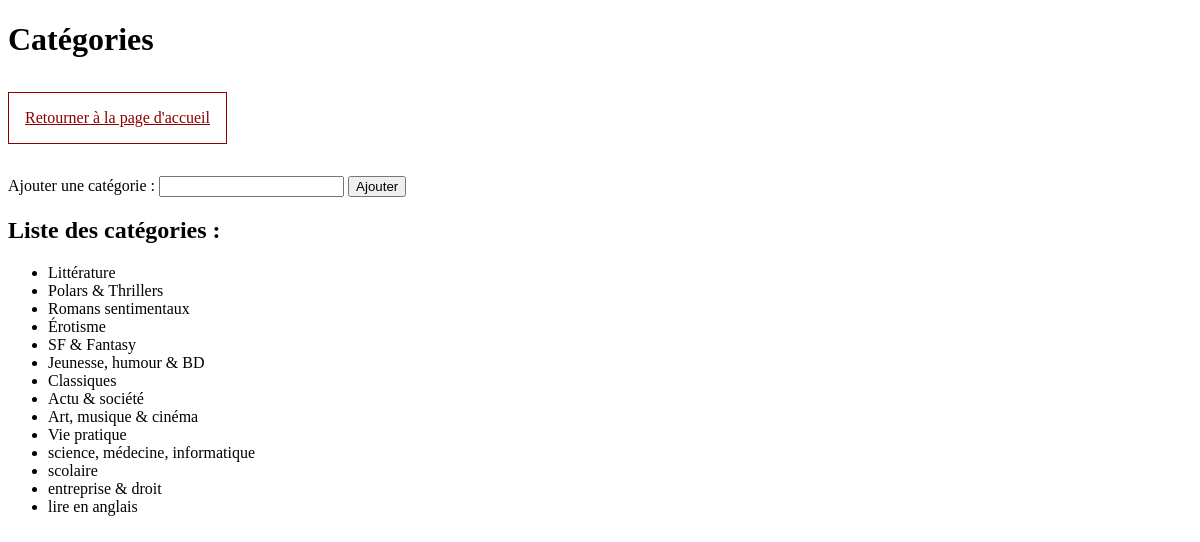
/views/insertCategorie.php, run on the app's committed database.
### tables this page shows
CREATE TABLE `categories` (
  `categorie_id` int(11) NOT NULL,
  `name` varchar(35) NOT NULL
);

### views/insertCategorie.php (the view, shortened to what this page needs)
<?php
require('../utils/dbaccess.php');
$getCategories = 'SELECT *  FROM categories;';
$categories = $pdo->query($getCategories);
?>
<!DOCTYPE html>
<html lang="fr">
<head>
    <link rel="stylesheet" type="text/css" href="../css/main.css">
</head>
<body>
    <h1>Catégories</h1>
    <a href="../index.php" class="button-return" >Retourner à la page d'accueil</a>
    <div class="main">
        <form action="../controllers/insertCategorie.php" method="post">
            <label for="categorie">Ajouter une catégorie : </label>
            <input type="text" id="categorie" name="categorie">
            <input type="submit" value="Ajouter" alt="ajouter la nouvelle catégorie">
        </form>
    </div>
    <div class="main2">
        <h2>Liste des catégories :</h2>
        <ul>
            <?php foreach ($categories as $c): ?>
                <li><?= $c['name']; ?></li>
            <?php endforeach; ?>
        </ul>
    </div>
</body>
</html>

### css/main.css (style rules this page uses)
.button-return { display: inline-block; color: darkred; margin: 0.75em 0 2em; border: darkred solid 1px; padding: 1em; transition-duration: 0.25s; }

### data on the page
categories: name "Littérature"
categories: name "Polars & Thrillers"
categories: name "Romans sentimentaux"
categories: name "Érotisme"
categories: name "SF & Fantasy"
categories: name "Jeunesse, humour & BD"
categories: name "Classiques"
categories: name "Actu & société"
categories: name "Art, musique & cinéma"
categories: name "Vie pratique"
categories: name "science, médecine, informatique"
categories: name "scolaire"
categories: name "entreprise & droit"
categories: name "lire en anglais"
